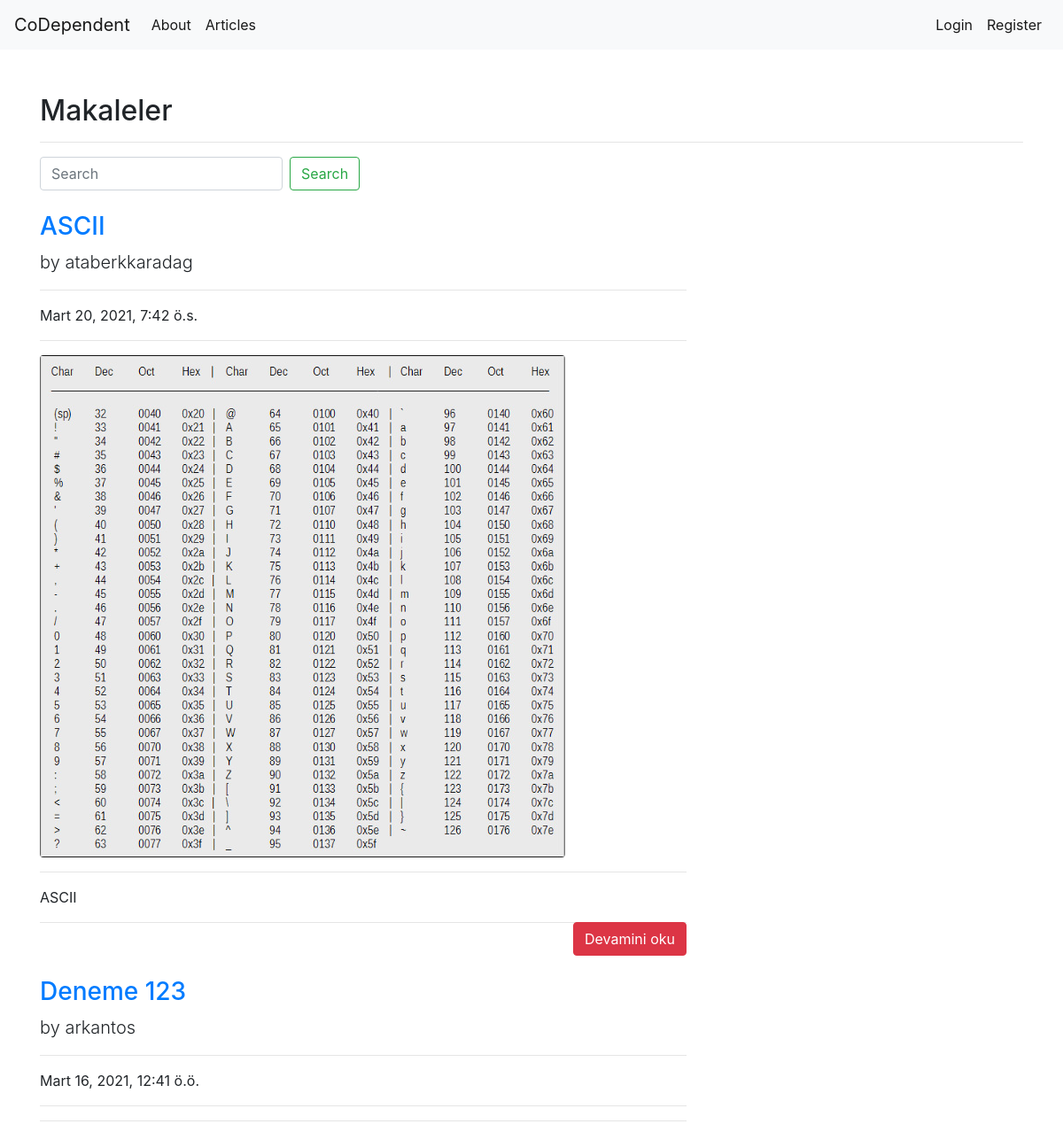
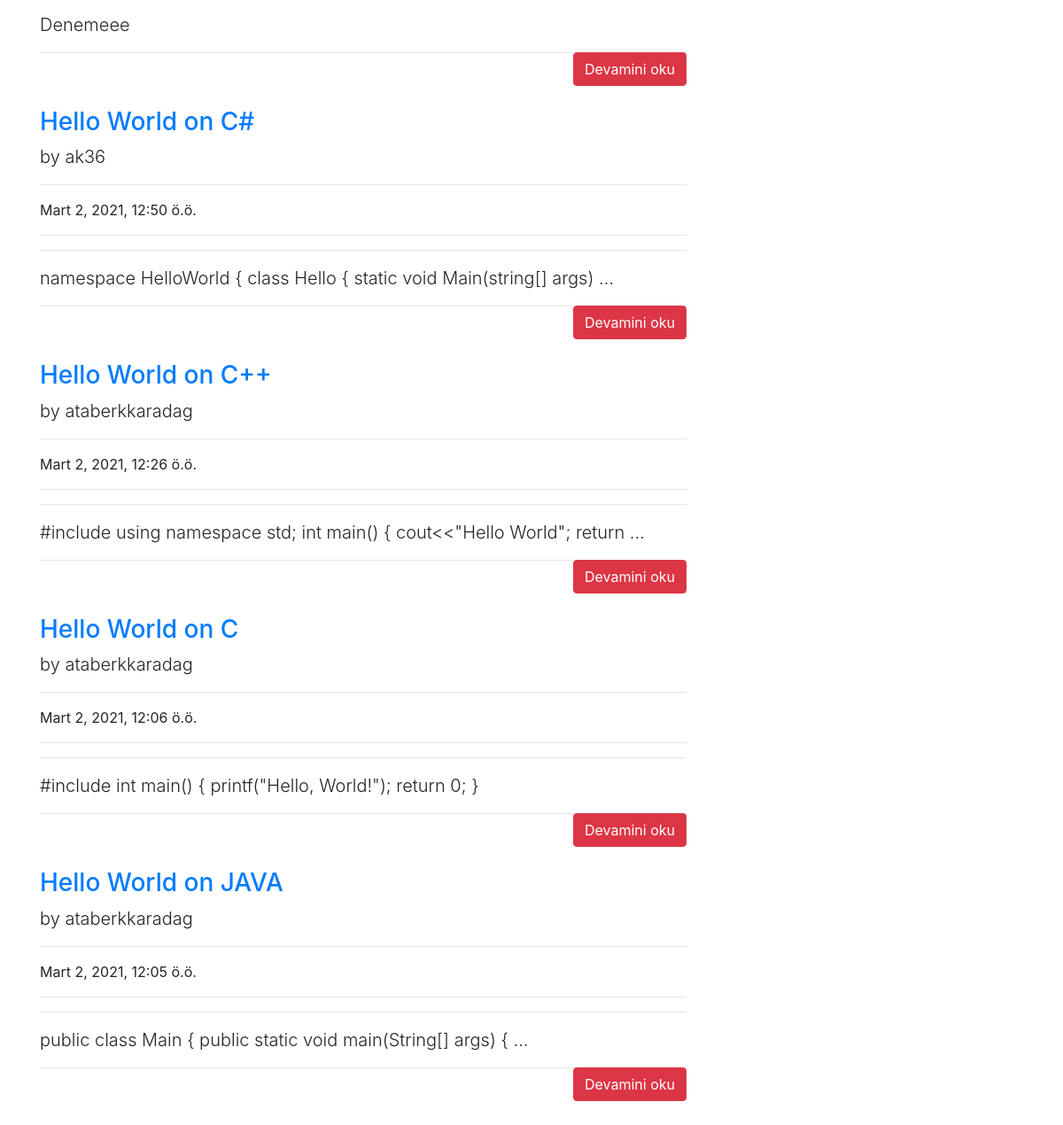
The app's page /articles/ with its own data (2 pictures, top to bottom).
### codeArticles/models.py (models this page shows, shortened)
class Article(models.Model):
    author=models.ForeignKey("auth.User",on_delete=models.CASCADE)
    title=models.CharField(max_length=75 )
    content=RichTextField()
    created_date=models.DateTimeField(auto_now_add=True)
    article_image=models.FileField(blank=True,null=True,verbose_name="Add Picture")
    class Meta:
        ordering = ['-created_date']

### codeArticles/views.py (the view)
# urls.py: path('articles/',include("codeArticles.urls")),
def articles(request):
    keyword=request.GET.get("keyword")
    if keyword:
        articles=Article.objects.filter(title__contains=keyword)
        return render(request,"articles.html",{"articles":articles})
    articles=Article.objects.all()
    return render(request,"articles.html",{"articles":articles})

### templates/articles.html (shortened to what this page needs)
{% extends "layout.html" %}
{% block body %}
<h2>Makaleler</h2>
<hr>
 <form class="form-inline my-2 my-lg-0">
      <input class="form-control mr-sm-2" type="search" name="keyword" placeholder="Search" aria-label="Search">
      <button class="btn btn-outline-success my-2 my-sm-0" type="submit">Search</button>
    </form>
{% if articles %}
{% for article in articles %}
<div class="row">
      <div class="col-lg-8">
        <a href="{% url 'articles:detail' article.id %}" ><h3 class="mt-4">{{article.title}}</h3> </a>
        <p class="lead">
          by
        {{article.author}}
        </p>
        <hr>
        <p>{{article.created_date}}</p>
        <hr>
          {% if article.article_image%}
          <a href="{% url 'articles:detail' article.id %}"> <img class="img-fluid rounded" src="{{article.article_image.url}}" alt=""></a>
          {% endif %}
        <hr>
        <p class="lead">{{article.content|safe|truncatewords:10}}
        </p>
          <a style="float:right;" href="{% url 'articles:detail' article.id %}" class="btn btn-danger">Devamini oku</a>
          <hr>
      </div>
    </div>
{% endfor  %}
{% else %}
<div class="alert alert-danger"> Makale bulunamadı..</div>
{% endif %}
{% endblock body %}

### templates/layout.html (shortened to what this page needs)
<!DOCTYPE html>
{% load static %}
<html lang="en">
<head>
    <link rel="stylesheet"href="{% static 'css/bootstrap.min.css' %}">
</head>
<body>
{% include "includes/navbar.html"%}
<div style="margin-top : 50px; margin-bottom:100px;" class="container">
{% block body %}{% endblock body %}
</div>
</body>
</html>

### templates/includes/navbar.html (shortened to what this page needs)
<nav class="navbar navbar-expand-lg navbar-light bg-light">
<a class="navbar-brand" href="{% url 'index' %}">CoDependent</a>
  <div class="collapse navbar-collapse" id="navbarSupportedContent">
    <ul class="navbar-nav mr-auto">
      <li class="nav-item active">
        <a class="nav-link" href="{% url 'about' %}">About </a>
      </li>
      <li class="nav-item active">
        <a class="nav-link" href="{% url 'articles:articles' %}">Articles </a>
      </li>
    </ul>
    <ul class="navbar-nav ml-auto">
     {% if request.user.is_authenticated %}
    <li class="nav-item active">
        <a class="nav-link" href="{% url 'users:logout' %}">Log out</a>
      </li>
    <li class="nav-item active">
        <a class="nav-link" href="{% url 'articles:dashboard' %}">Kontrol Paneli</a>
      </li>
    {% else%}
    <li class="nav-item active">
        <a class="nav-link" href="{% url 'users:login' %}">Login</a>
      </li>
    <li class="nav-item active">
        <a class="nav-link" href="{% url 'users:register' %}">Register</a>
      </li>
    {% endif %}
    </ul>
  </div>
</nav>

### records on screen
Article: title "ASCII", author "ataberkkaradag", created_date "Mart 20, 2021, 7:42 ö.s.", article_image (picture), content "ASCII"
Article: title "Deneme 123", author "arkantos", created_date "Mart 16, 2021, 12:41 ö.ö.", content "Denemeee"
Article: title "Hello World on C#", author "ak36", created_date "Mart 2, 2021, 12:50 ö.ö.", content "namespace HelloWorld { class Hello { static void Main(string[] args) …"
Article: title "Hello World on C++", author "ataberkkaradag", created_date "Mart 2, 2021, 12:26 ö.ö.", content "#include using namespace std; int main() { cout<<\"Hello World\"; return …"
Article: title "Hello World on C", author "ataberkkaradag", created_date "Mart 2, 2021, 12:06 ö.ö.", content "#include int main() { printf(\"Hello, World!\"); return 0; }"
Article: title "Hello World on JAVA", author "ataberkkaradag", created_date "Mart 2, 2021, 12:05 ö.ö.", content "public class Main { public static void main(String[] args) { …"
